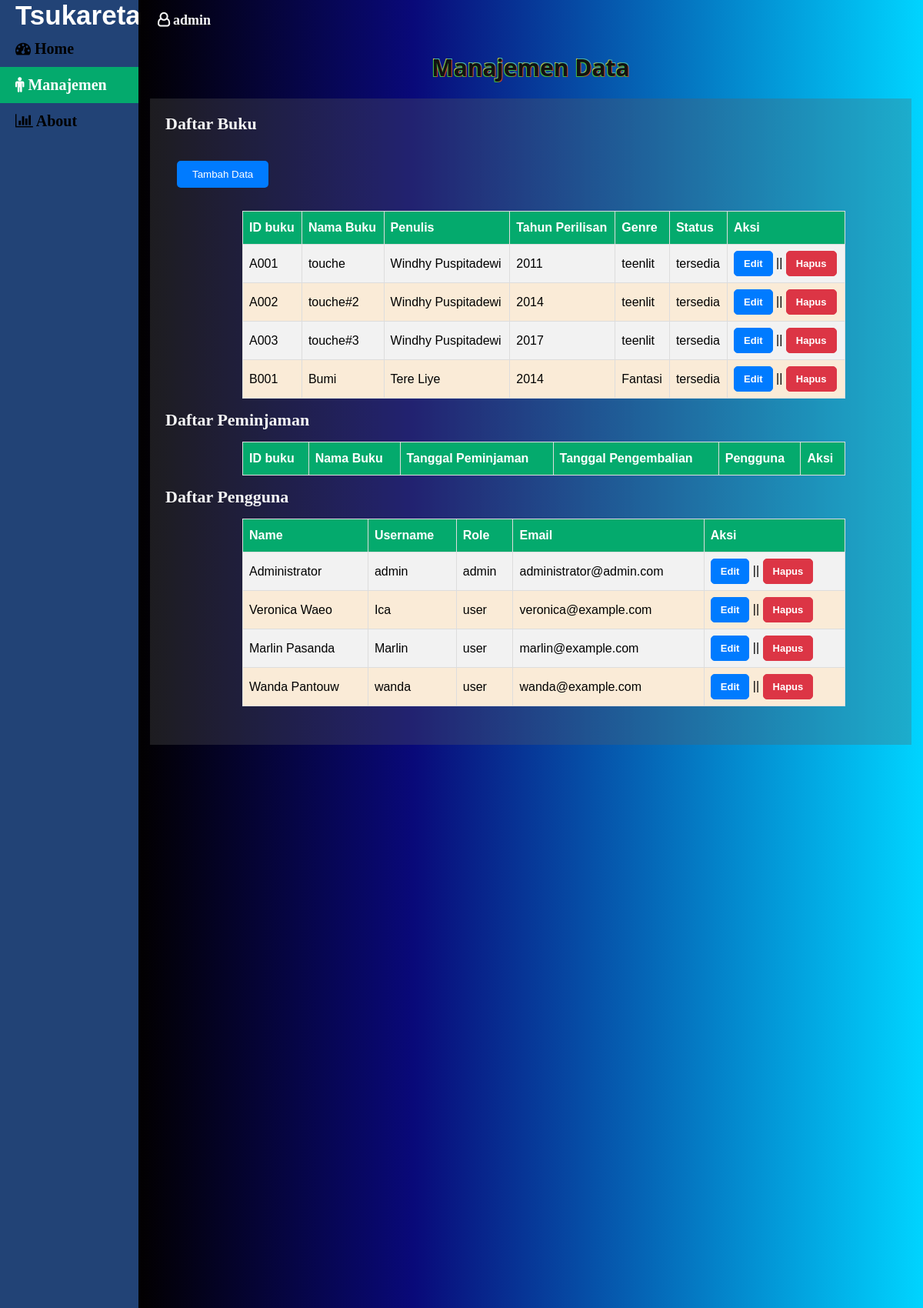
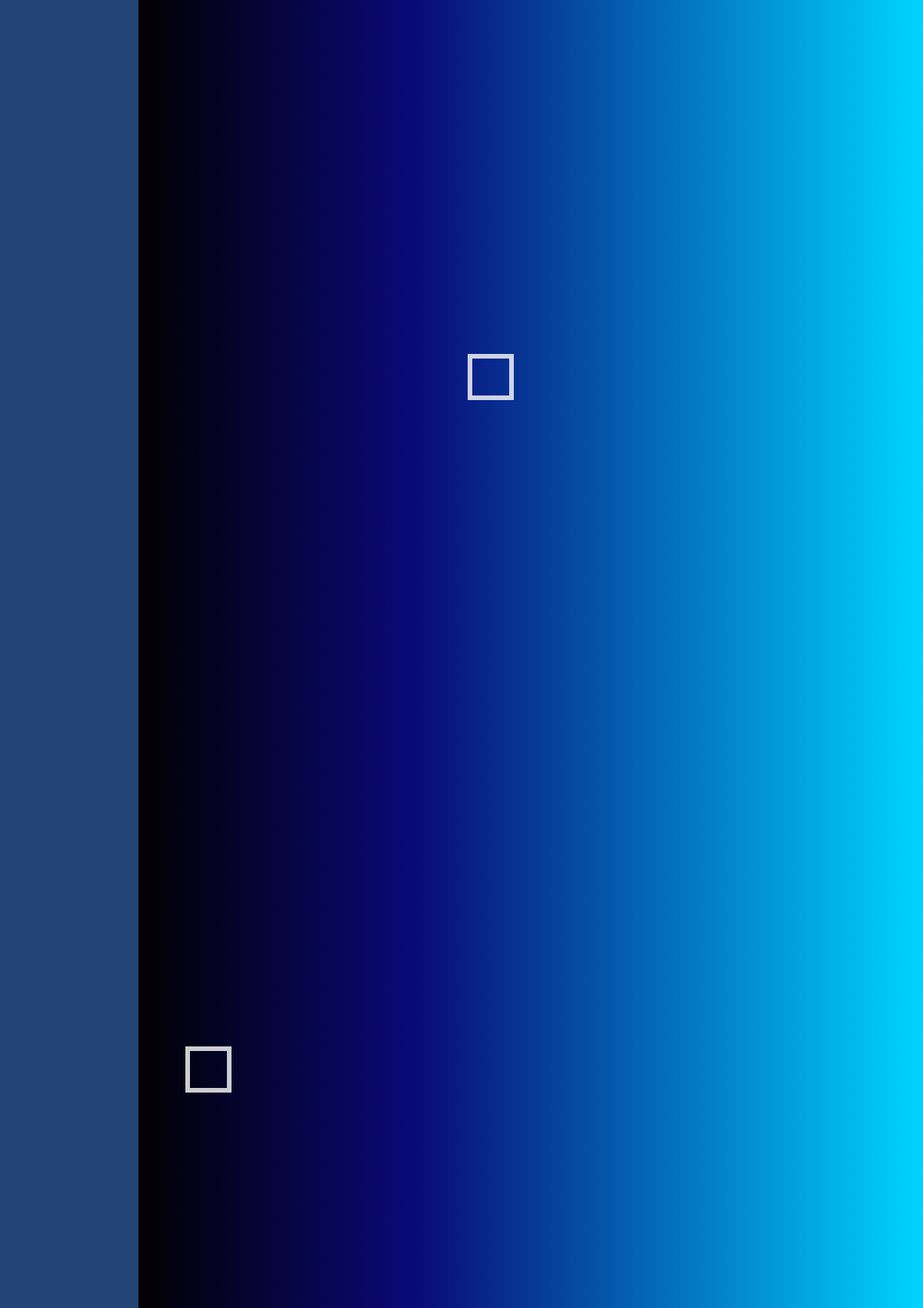
The page /admin/management.php (signed in, upper part) on the database its author committed (2 pictures, top to bottom).
### tables this page shows
CREATE TABLE `books` (
  `books_id` varchar(11) NOT NULL,
  `title` varchar(255) NOT NULL,
  `author` varchar(255) NOT NULL,
  `published_year` int(11) NOT NULL,
  `genre` varchar(100) NOT NULL,
  `status` enum('tersedia','dipinjam') DEFAULT 'tersedia'
);

CREATE TABLE `users` (
  `username` varchar(50) NOT NULL,
  `name` text NOT NULL,
  `password` varchar(255) NOT NULL,
  `role` varchar(10) DEFAULT NULL,
  `email` varchar(50) DEFAULT NULL
);

### function/connection.php (called while the page is built, shortened)
<?php
$host = "localhost";
$user = "root";
$pass = "";
$db = "library_db";
$conn = mysqli_connect($host, $user, $pass, $db);
function query($query) {
    global $conn;
    $result = mysqli_query($conn, $query);
    $data = [];
    while ($row = mysqli_fetch_assoc($result)) {
        $data[] = $row;
    }
    return $data;
}

### admin/management.php (the view, shortened to what this page needs)
<?php
require '../function/connection.php';
$book = query("SELECT * FROM books");
$users = query("SELECT * FROM users");
?>
<!DOCTYPE html>
<html lang="en">
<head>
    <link rel="stylesheet" href="../styles/admin.css">
    <link rel="stylesheet" href="https://cdnjs.cloudflare.com/ajax/libs/font-awesome/4.7.0/css/font-awesome.min.css">
</head>
<body>
    <header>
        <nav>
            <ul>
                <a href="dashboard.php" class="logo">Tsukareta</a>
                <li><a href="dashboard.php"><i class="fa fa-dashboard"></i> Home</a></li>
                <li><a href="management.html" class="active"><i class="fa fa-male"></i> Manajemen</a></li>
                <li><a href="#"> <i class="fa fa-bar-chart-o"></i> About</a></li>
            </ul>
        </nav>
    </header>
   <main class="dashboard">
    <section class="wrapper-management">
    <div class="box">
        <div></div>
        <div></div>
    </div>
    </section>
    <section class="content">
        <section class="outer">
            <div class="dropdown">
                <span class="fa fa-user-o">  <?php echo $_SESSION['username'] ?></span>
              </div>
            <div class="heading">
                <h1>Manajemen Data</h1>
            </div>
            <div class="inner">
                <h2>Daftar Buku</h2>
                <div class="add">
                    <button class="add-button" id="myBtn">
                        Tambah Data
                    </button>
                </div>
            <table id="table">
                <tr>
                    <th>ID buku</th>
                    <th>Nama Buku</th>
                    <th>Penulis</th>
                    <th>Tahun Perilisan</th>
                    <th>Genre</th>
                    <th>Status</th>
                    <th>Aksi</th>
                </tr>
                <?php
                foreach ( $book as $book_row ):
                ?>
                <tr>
                    <td><?= $book_row["books_id"]; ?></td>
                    <td><?= $book_row["title"]; ?></td>
                    <td><?= $book_row["author"]; ?></td>
                    <td><?= $book_row["published_year"]; ?></td>
                    <td><?= $book_row["genre"]; ?></td>
                    <td><?= $book_row["status"]; ?></td>
                    <td>
                        <a href="../function/edit_book.php?books_id=<?= $book_row["books_id"] ?>" class="edit">Edit</a> ||
                        <a href="../function/delete_book.php?books_id=<?= $book_row["books_id"] ?>" class="hapus">Hapus</a>
                    </td>
                </tr>
                <?php endforeach; ?>
            </table>
            <h2>Daftar Peminjaman</h2>
            <table id="table">
                <tr>
                    <th>ID buku</th>
                    <th>Nama Buku</th>
                    <th>Tanggal Peminjaman</th>
                    <th>Tanggal Pengembalian</th>
                    <th>Pengguna</th>
                    <th>Aksi</th>
                </tr>
            </table>
            <h2>Daftar Pengguna</h2>
            <table id="table">
                <tr>
                    <th>Name</th>
                    <th>Username</th>
                    <th>Role</th>
                    <th>Email</th>
                    <th>Aksi</th>
                </tr>
                <?php
                foreach ( $users as $usr_row ):
                ?>
                <tr>
                    <td><?= $usr_row["name"]; ?></td>
                    <td><?= $usr_row["username"]; ?></td>
                    <td><?= $usr_row["role"]; ?></td>
                    <td><?= $usr_row["email"]; ?></td>
                    <td>
                        <a href="../function/edit_role.php?username=<?= $usr_row["username"] ?>" class="edit">Edit</a> ||
                        <a href="../function/delete_user.php?username=<?= $usr_row["username"] ?>" class="hapus">Hapus</a>
                    </td>
                </tr>
                <?php endforeach; ?>
            </table>
            </div>
    </section>
    </section>
    </main>
</body>
</html>

### styles/admin.css (style rules this page uses)
* { margin: 0; padding: 0; box-sizing: border-box; }
body { padding: 0; margin: 0; scroll-behavior: smooth; background-color: #555; min-height: 100vh; }
ul { list-style-type: none; margin: 0; padding: 0; width: 15%; background-color: rgba(34,67,117.6,50); position: fixed; height: 100%; overflow: auto; justify-content: space-evenly; z-index: 101; }
.logo { text-decoration: none; font-weight: 900; color: white; padding: 12px 20px 12px 20px; font-size: 35px; text-align: center; font-family:'Lucida Sans', 'Lucida Sans Regular', 'Lucida Grande', 'Lucida Sans Unicode', Geneva, Verdana, sans-serif; }
li a { font-size: 20px; display: block; color: rgb(0, 0, 0); padding: 12px 20px 12px 20px; text-decoration: none; font-weight: 600; }
li a.active { background-color: #04AA6D; color: white; }
.active { background-color: #04AA6D; color: white; }
.dropdown { position: relative; display: inline-block; }
.dropdown span { font-size: 18px; font-weight: 600; color: whitesmoke; padding: 12px 20px 12px 20px; text-decoration: none; }
.heading h1 { font-size: 30px; font-weight: bold; font-family: system-ui, -apple-system, BlinkMacSystemFont, 'Segoe UI', Roboto, Oxygen, Ubuntu, Cantarell, 'Open Sans', 'Helvetica Neue', sans-serif; text-align: center; margin-top: 20px; margin-bottom: 20px; color: #121212; text-shadow: -1px 1px 0 #41ba45, 1px 1px 0 #c63d2b, 1px -1px 0 #42afac, -1px -1px 0 #c6c23f; }
.add { display: flex; align-items: center; justify-content: space-between; margin: 20px; padding: 10px; border-radius: 10px; }
.add-button { padding: 10px 20px; background-color: #007bff; color: #fff; border: none; border-radius: 5px; text-align: center; text-decoration: none; cursor: pointer; transition: background-color 0.3s ease; margin-right: 20px; }
#table { font-family: Arial, Helvetica, sans-serif; border-collapse: collapse; width: 80%; background-color: antiquewhite; margin-right: 20px; margin-left: 115px; }
#table td, #table th { border: 1px solid #ddd; padding: 8px; }
#table tr:nth-child(even) { background-color: #f2f2f2; }
#table th { padding-top: 12px; padding-bottom: 12px; text-align: left; background-color: #04AA6D; color: white; }
.edit, .hapus { display: inline-block; padding: 8px 12px; border-radius: 5px; text-decoration: none; font-size: 13px; font-weight: bold; transition: background-color 0.3s ease, color 0.3s ease; cursor: pointer; }
.edit { background-color: #007bff; color: white; border: 1px solid #007bff; }
.hapus { background-color: #dc3545; color: white; border: 1px solid #dc3545; }
.outer { padding: 5px; }
.outer > h1, .inner { margin: 10px; padding: 5px }
.inner { background-color: rgba(94, 94, 94, 0.3); padding-bottom: 50px; }
.inner h2 { color: whitesmoke; font-size: 22px; }
.inner > h2, .table { margin: 10px; padding: 5px; }
.dashboard { margin-left: 15%; width: 85%; overflow: hidden; }
.wrapper-management { position: absolute; width: 85%; min-height: 200%; overflow: hidden; background: linear-gradient(90deg, rgba(2,0,.6,1) 0%, rgba(9,9,121,1) 35%, rgba(0,212,255,1) 100%); z-index: -1; }
.box div { position: absolute; width: 60px; height: 60px; background-color: transparent; border: 6px solid rgba(255, 255, 255, 0.8); z-index: -1; }
.box div:nth-child(1) { top: 12%; left: 42%; animation: animate 10s linear infinite; }
.box div:nth-child(3) { top: 17%; left: 6%; animation: animate 9s linear infinite; }

### rows shown on the page
books: books_id "A001", title "touche", author "Windhy Puspitadewi", published_year "2011", genre "teenlit", status "tersedia"
books: books_id "A002", title "touche#2", author "Windhy Puspitadewi", published_year "2014", genre "teenlit", status "tersedia"
books: books_id "A003", title "touche#3", author "Windhy Puspitadewi", published_year "2017", genre "teenlit", status "tersedia"
books: books_id "B001", title "Bumi", author "Tere Liye", published_year "2014", genre "Fantasi", status "tersedia"
users: name "Administrator", username "admin", role "admin", email "administrator@admin.com"
users: name "Veronica Waeo", username "Ica", role "user", email "veronica@example.com"
users: name "Marlin Pasanda", username "Marlin", role "user", email "marlin@example.com"
users: name "Wanda Pantouw", username "wanda", role "user", email "wanda@example.com"

### other values the page prints
$_SESSION['username'] "admin"
